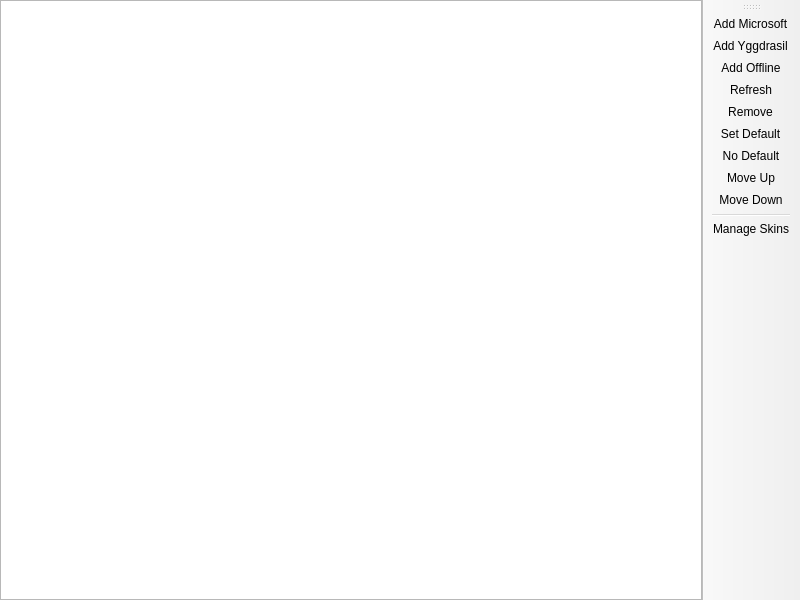
<?xml version="1.0" encoding="UTF-8"?>
<ui version="4.0">
 <class>AccountListPage</class>
 <widget class="QMainWindow" name="AccountListPage">
  <property name="geometry">
   <rect>
    <x>0</x>
    <y>0</y>
    <width>800</width>
    <height>600</height>
   </rect>
  </property>
  <widget class="QWidget" name="centralwidget">
   <layout class="QHBoxLayout" name="horizontalLayout">
    <property name="leftMargin">
     <number>0</number>
    </property>
    <property name="topMargin">
     <number>0</number>
    </property>
    <property name="rightMargin">
     <number>0</number>
    </property>
    <property name="bottomMargin">
     <number>0</number>
    </property>
    <item>
     <widget class="VersionListView" name="listView">
      <property name="alternatingRowColors">
       <bool>true</bool>
      </property>
      <property name="rootIsDecorated">
       <bool>false</bool>
      </property>
      <property name="itemsExpandable">
       <bool>false</bool>
      </property>
      <property name="allColumnsShowFocus">
       <bool>true</bool>
      </property>
      <attribute name="headerStretchLastSection">
       <bool>false</bool>
      </attribute>
     </widget>
    </item>
   </layout>
  </widget>
  <widget class="WideBar" name="toolBar">
   <attribute name="toolBarArea">
    <enum>RightToolBarArea</enum>
   </attribute>
   <attribute name="toolBarBreak">
    <bool>false</bool>
   </attribute>
   <addaction name="actionAddMicrosoft"/>
   <addaction name="actionAddYggdrasil"/>
   <addaction name="actionAddOffline"/>
   <addaction name="actionRefresh"/>
   <addaction name="actionRemove"/>
   <addaction name="actionSetDefault"/>
   <addaction name="actionNoDefault"/>
   <addaction name="actionMoveUp"/>
   <addaction name="actionMoveDown"/>
   <addaction name="separator"/>
   <addaction name="actionManageSkins"/>
  </widget>
  <action name="actionSetDefault">
   <property name="text">
    <string>&amp;Set Default</string>
   </property>
  </action>
  <action name="actionNoDefault">
   <property name="checkable">
    <bool>true</bool>
   </property>
   <property name="text">
    <string>&amp;No Default</string>
   </property>
  </action>
  <action name="actionManageSkins">
   <property name="text">
    <string>&amp;Manage Skins</string>
   </property>
   <property name="toolTip">
    <string>Manage Skins</string>
   </property>
  </action>
  <action name="actionAddMicrosoft">
   <property name="text">
    <string>&amp;Add Microsoft</string>
   </property>
  </action>
  <action name="actionAddYggdrasil">
   <property name="text">
    <string>Add &amp;Yggdrasil</string>
   </property>
  </action>
  <action name="actionAddOffline">
   <property name="text">
    <string>Add &amp;Offline</string>
   </property>
  </action>
  <action name="actionRefresh">
   <property name="text">
    <string>&amp;Refresh</string>
   </property>
   <property name="toolTip">
    <string>Refresh the account tokens</string>
   </property>
  </action>
  <action name="actionRemove">
   <property name="text">
    <string>Remo&amp;ve</string>
   </property>
  </action>
  <action name="actionMoveUp">
   <property name="text">
    <string>Move &amp;Up</string>
   </property>
  </action>
  <action name="actionMoveDown">
   <property name="text">
    <string>Move &amp;Down</string>
   </property>
  </action>
 </widget>
 <customwidgets>
  <customwidget>
   <class>VersionListView</class>
   <extends>QTreeView</extends>
   <header>ui/widgets/VersionListView.h</header>
  </customwidget>
  <customwidget>
   <class>WideBar</class>
   <extends>QToolBar</extends>
   <header>ui/widgets/WideBar.h</header>
  </customwidget>
 </customwidgets>
 <resources/>
 <connections/>
</ui>
